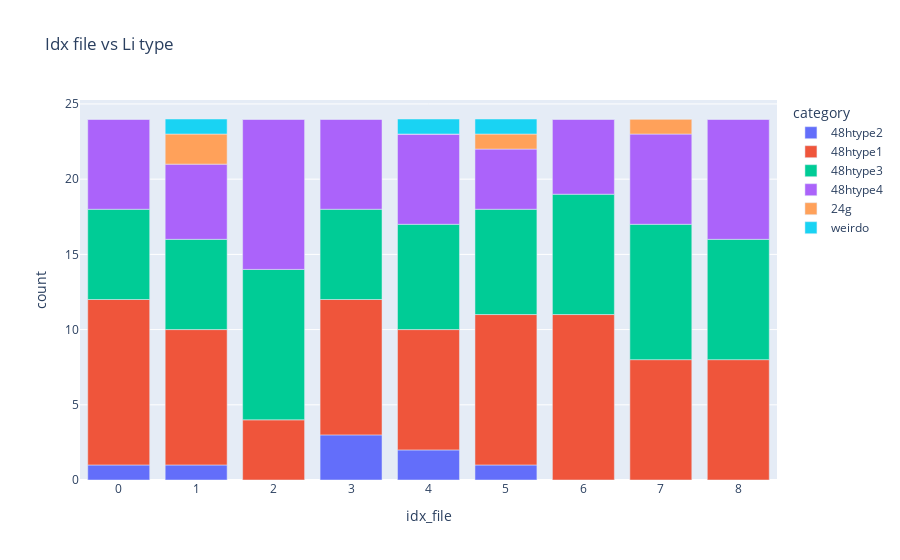

The notebook cell saved with this chart:
### Code cell
get_amount_type(file_loc_important_cols, litype, el = "Li")
df_amount_type = plot_amount_type(file_loc_important_cols, litype, el, style, category_labels)

### Figure 1 — Plotly figure (JSON) as saved in the notebook; plotly's stock layout.template omitted (floating-point values rounded to 4 significant figures)
{"data": [{"alignmentgroup": "True", "hovertemplate": "category=48htype2<br>idx_file=%{x}<br>count=%{y}<extra></extra>", "legendgroup": "48htype2", "marker": {"color": "#636efa", "pattern": {"shape": ""}}, "name": "48htype2", "offsetgroup": "48htype2", "orientation": "v", "showlegend": true, "textposition": "auto", "type": "bar", "x": [0, 1, 2, 3, 4, 5, 6, 7, 8], "xaxis": "x", "y": [1, 1, 0, 3, 2, 1, 0, 0, 0], "yaxis": "y"}, {"alignmentgroup": "True", "hovertemplate": "category=48htype1<br>idx_file=%{x}<br>count=%{y}<extra></extra>", "legendgroup": "48htype1", "marker": {"color": "#EF553B", "pattern": {"shape": ""}}, "name": "48htype1", "offsetgroup": "48htype1", "orientation": "v", "showlegend": true, "textposition": "auto", "type": "bar", "x": [0, 1, 2, 3, 4, 5, 6, 7, 8], "xaxis": "x", "y": [11, 9, 4, 9, 8, 10, 11, 8, 8], "yaxis": "y"}, {"alignmentgroup": "True", "hovertemplate": "category=48htype3<br>idx_file=%{x}<br>count=%{y}<extra></extra>", "legendgroup": "48htype3", "marker": {"color": "#00cc96", "pattern": {"shape": ""}}, "name": "48htype3", "offsetgroup": "48htype3", "orientation": "v", "showlegend": true, "textposition": "auto", "type": "bar", "x": [0, 1, 2, 3, 4, 5, 6, 7, 8], "xaxis": "x", "y": [6, 6, 10, 6, 7, 7, 8, 9, 8], "yaxis": "y"}, {"alignmentgroup": "True", "hovertemplate": "category=48htype4<br>idx_file=%{x}<br>count=%{y}<extra></extra>", "legendgroup": "48htype4", "marker": {"color": "#ab63fa", "pattern": {"shape": ""}}, "name": "48htype4", "offsetgroup": "48htype4", "orientation": "v", "showlegend": true, "textposition": "auto", "type": "bar", "x": [0, 1, 2, 3, 4, 5, 6, 7, 8], "xaxis": "x", "y": [6, 5, 10, 6, 6, 4, 5, 6, 8], "yaxis": "y"}, {"alignmentgroup": "True", "hovertemplate": "category=24g<br>idx_file=%{x}<br>count=%{y}<extra></extra>", "legendgroup": "24g", "marker": {"color": "#FFA15A", "pattern": {"shape": ""}}, "name": "24g", "offsetgroup": "24g", "orientation": "v", "showlegend": true, "textposition": "auto", "type": "bar", "x": [0, 1, 2, 3, 4, 5, 6, 7, 8], "xaxis": "x", "y": [0, 2, 0, 0, 0, 1, 0, 1, 0], "yaxis": "y"}, {"alignmentgroup": "True", "hovertemplate": "category=weirdo<br>idx_file=%{x}<br>count=%{y}<extra></extra>", "legendgroup": "weirdo", "marker": {"color": "#19d3f3", "pattern": {"shape": ""}}, "name": "weirdo", "offsetgroup": "weirdo", "orientation": "v", "showlegend": true, "textposition": "auto", "type": "bar", "x": [0, 1, 2, 3, 4, 5, 6, 7, 8], "xaxis": "x", "y": [0, 1, 0, 0, 1, 1, 0, 0, 0], "yaxis": "y"}], "layout": {"barmode": "relative", "legend": {"title": {"text": "category"}, "tracegroupgap": 0}, "title": {"text": "Idx file vs Li type"}, "xaxis": {"anchor": "y", "domain": [0, 1], "title": {"text": "idx_file"}}, "yaxis": {"anchor": "x", "domain": [0, 1], "title": {"text": "count"}}}}
